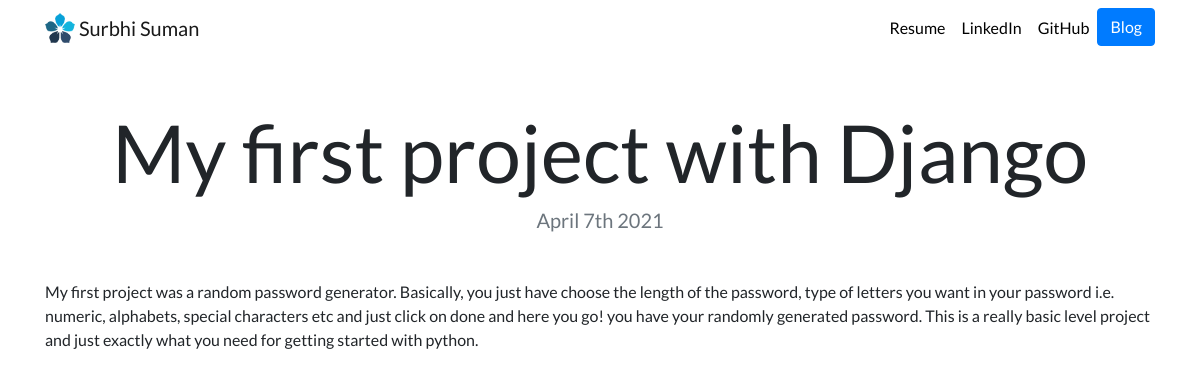
Page /blog/3/ on the committed database.
### blog/models.py (models this page shows, shortened)
class Blog(models.Model):
	title=models.CharField(max_length=200)
	date=models.DateField()
	description=models.TextField(max_length=1000)

### blog/views.py (the view)
# urls.py: path('<int:blog_id>/', views.detail, name='detail'),
def detail(request, blog_id):
	blog=get_object_or_404(Blog,pk=blog_id)
	return render(request,'blog/detail.html', {'blog':blog})

### blog/templates/blog/detail.html
{% extends "portfolio/base.html" %}
{% load static %}
{% block content %}
<h1 class="text-center mt-5" id="blogdetailtitle">{{ blog.title }}</h1>
<h5 class="text-center text-muted mb-5">{{ blog.date|date:'F jS Y' }}</h5>
{{ blog.description|safe }}
{% endblock %}

### portfolio/static/portfolio/custom.css (style rules this page uses)
body { font-family: 'Lato', sans-serif; }
@media (min-width: 992px) { #blogdetailtitle { font-size: 5rem; } }

### rows in the picture
Blog: title "My first project with Django", date "April 7th 2021", description "My first project was a random password generator. Basically, you just have choose the length of the password, type of letters you want in your password i.e. numeric, alphabets, special characters etc and just click on done and here you go! you have your randomly generated password. This is a really basic level project and just exactly what you need for getting started with python."
